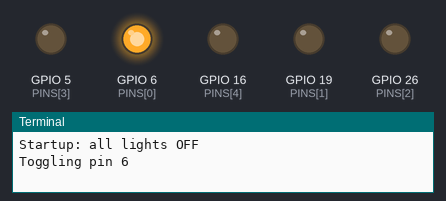
A program run on a simulated Raspberry Pi (BCM pin numbers). On the bench: output pins drawn as LEDs (lit = HIGH), the last lines printed to the terminal.

Above: at 0.5 s.
At 2.5 s:
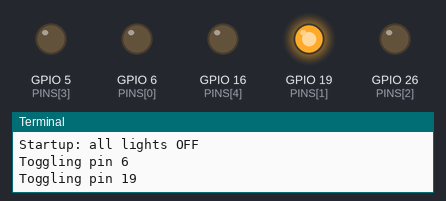
At 4.5 s:
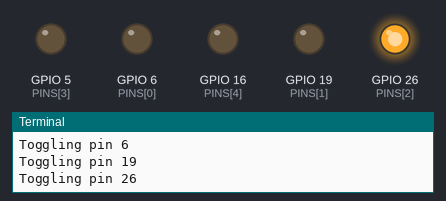
At 6.5 s:
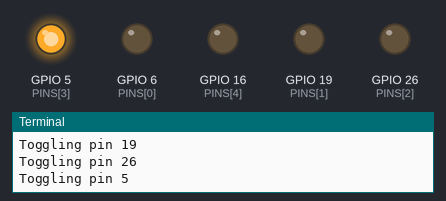
At 8.5 s:
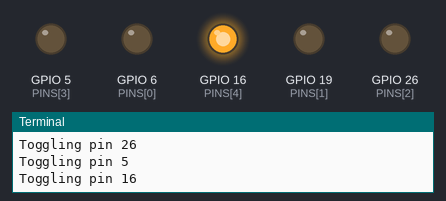
At 11.5 s:
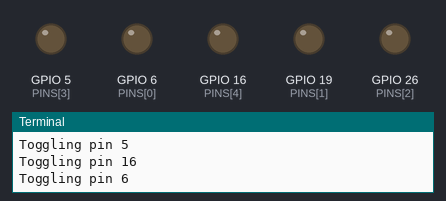
Timing chart, 0 to 13.0 s (numbered marks = the images above):
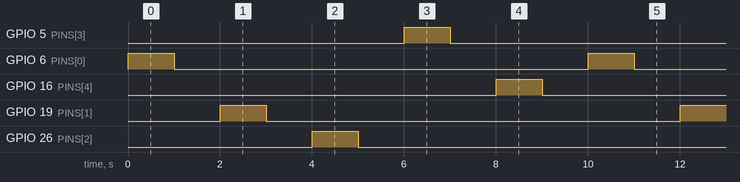

Measured:
- by itself, GPIO 5 (PINS[3]), GPIO 6 (PINS[0]), GPIO 16 (PINS[4]), GPIO 19 (PINS[1]), GPIO 26 (PINS[2]): alternates HIGH for 1.0 s and LOW for 9.0 s
- by itself, everything shown: repeats every 10.0 s, in 10 steps

The program:

tester3.py
```python
import time

import RPi.GPIO as GPIO

GPIO.setwarnings(False)
GPIO.setmode(GPIO.BCM)

PINS = [
    6,
    # 13,
    19,
    26,
    5,
    16,
    # # 21,  # pin 40
    # # 20,  # pin 38
    # # 16,  # pin 36
    # # 5,  # pin 29
    # # 26,  # pin 37
    # 19,
    # 13,
]

# ---- STARTUP STATE ----
# LOW = relay energized → NC open → lights OFF
for pin in PINS:
    GPIO.setup(pin, GPIO.OUT, initial=GPIO.LOW)

print("Startup: all lights OFF")

try:
    while True:
        for pin in PINS:
            print(f"Toggling pin {pin}")

            # Turn ON light
            GPIO.output(pin, GPIO.HIGH)  # relay off → NC closed
            time.sleep(1)

            # Turn OFF light
            GPIO.output(pin, GPIO.LOW)  # relay on → NC open
            time.sleep(1)

except KeyboardInterrupt:
    print("Stopping — lights will turn ON (fail-safe)")

finally:
    # FAIL-SAFE: release GPIO so relays drop out
    for pin in PINS:
        GPIO.setup(pin, GPIO.IN)

    GPIO.cleanup()
```
